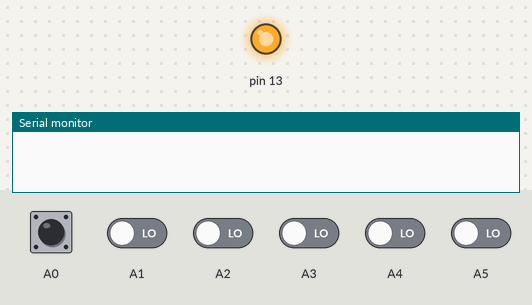
This sketch was run on a simulated Arduino Uno, built with avr-gcc and run on an emulated ATmega328P. Shown: output pins drawn as LEDs (lit = HIGH), the last lines printed to the serial monitor. The inputs (shaded band) are chosen by the test bench; at power-on: A0–5 LOW.

Above: at 0.6 s.
At 7.7 s:
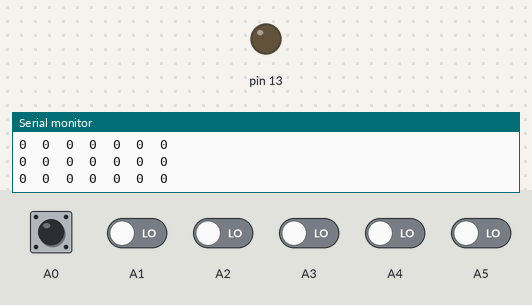
7.8 s: A0 pulsed HIGH 5 times (0.12 s each, 0.3 s apart)
12.3 s: A0 driven HIGH and A2 driven HIGH
15.3 s: A1 driven HIGH
18.3 s: A2 driven LOW
21.3 s: A3 driven HIGH
24.3 s: A4 driven HIGH
Timing chart, 0 to 27.3 s (numbered marks = the images above; inputs shaded):
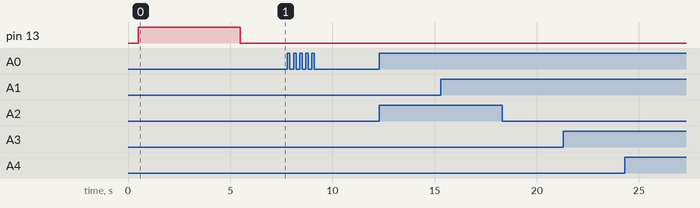

The sketch:

Sensores.ino
```cpp
#include <QTRSensors.h>
#define NUM_SENSORS   6     // numero de sensores usados
#define TIMEOUT       2500  // esperar 2.5 ms para tener una respuesta del sensado
#define EMITTER_PIN   3     // este pin controla el led on del los sensores (enciende y apaga)

//aqui se pone el numero de los pines conectados a los sensores
QTRSensorsRC qtrrc((unsigned char[]) {A0,A1,A2,A3,A4,A5},
  NUM_SENSORS, TIMEOUT, EMITTER_PIN);
unsigned int sensorValues[NUM_SENSORS];


void setup()
{
  delay(500);
  pinMode(13, OUTPUT);
  digitalWrite(13, HIGH);    //este led encendido indica que comienza la calibracion
  for (int i = 0; i < 200; i++)  // la calibracion se lleva a cabo por 5 segundos
  {
    qtrrc.calibrate();       // funcion para calibrar los sensores
  }
  digitalWrite(13, LOW);     // se paga el led para que indique que termino la calibracion

  // imprime la calibracion minima de los sensores
  Serial.begin(9600);
  for (int i = 0; i < NUM_SENSORS; i++)
  {
    Serial.print(qtrrc.calibratedMinimumOn[i]);
    Serial.print(' ');
  }
  Serial.println();

  // imprime la calibracion maxima de los sensores
  for (int i = 0; i < NUM_SENSORS; i++)
  {
    Serial.print(qtrrc.calibratedMaximumOn[i]);
    Serial.print(' ');
  }
  Serial.println();
  Serial.println();
  delay(1000);
}


void loop()
{
  // read calibrated sensor values and obtain a measure of the line position from 0 to 5000
  // To get raw sensor values, call:
  //  qtrrc.read(sensorValues); instead of unsigned int position = qtrrc.readLine(sensorValues);
  unsigned int position = qtrrc.readLine(sensorValues);

  // print the sensor values as numbers from 0 to 1000, where 0 means maximum reflectance and
  // 1000 means minimum reflectance, followed by the line position
  for (unsigned char i = 0; i < NUM_SENSORS; i++)
  {
    Serial.print(sensorValues[i]);
    Serial.print('\t');
  }
  //Serial.println(); // uncomment this line if you are using raw values
  Serial.println(position); // comment this line out if you are using raw values

  delay(50);
}
```
